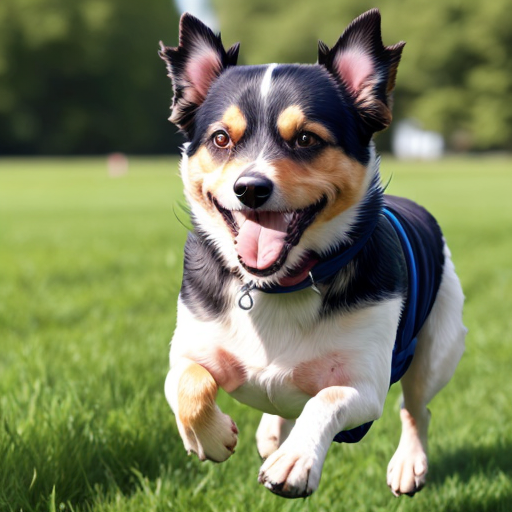
#> input picture ch4/dog.png, 512 x 512 px
$ python generate_a_noised_image_at_any_step.py
#> lines starting #> are read from the running program, lines starting #| are printed output that depends on the picture
import numpy as np
import matplotlib.pyplot as plt
from IPython.display import display
from PIL import Image
from itertools import accumulate
def get_product_accumulate(numbers):
    product_list = list(accumulate(numbers, lambda x, y: x * y))
    return product_list
# Load an image
img_path = r"./dog.png"
image = plt.imread(img_path)
#> image is the input picture: shape (512, 512, 3) float32; mean R, G, B 0.472, 0.5, 0.345
image = image * 2 - 1   # [0,1] to [-1,1]
# Parameters
num_iterations = 16
beta = 0.05 # noise_variance
betas = [beta]*num_iterations
alpha_list = [1 - beta for beta in betas]
alpha_bar_list = get_product_accumulate(alpha_list)
target_index = 5
x_target = (
    np.sqrt(alpha_bar_list[target_index]) * image
    + np.sqrt(1 - alpha_bar_list[target_index]) *
    np.random.normal(0,1,image.shape)
)
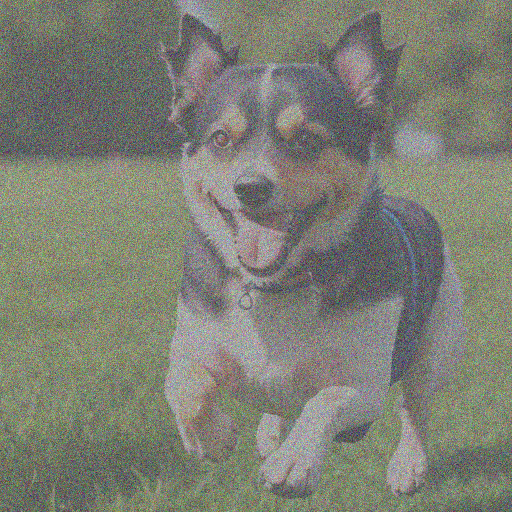
#> x_target: shape (512, 512, 3) float64; mean R, G, B -0.0467, 0.00157, -0.266; drawn with min black and max white
x_target = (x_target+1)/2
x_target = Image.fromarray((x_target * 255).astype('uint8'), 'RGB')
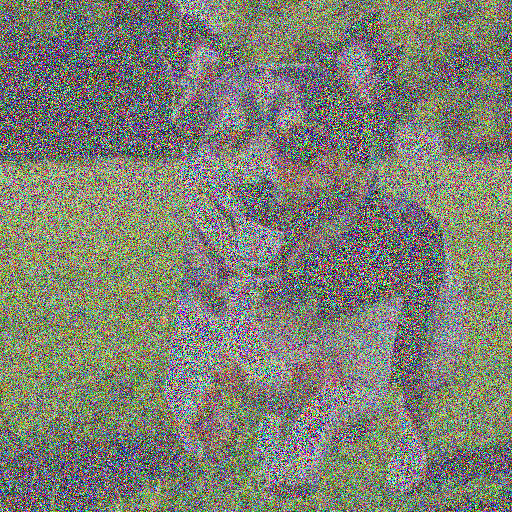
#> x_target: PIL image 512x512 RGB; mean R, G, B 126.1, 128, 115.2

display(x_target)
